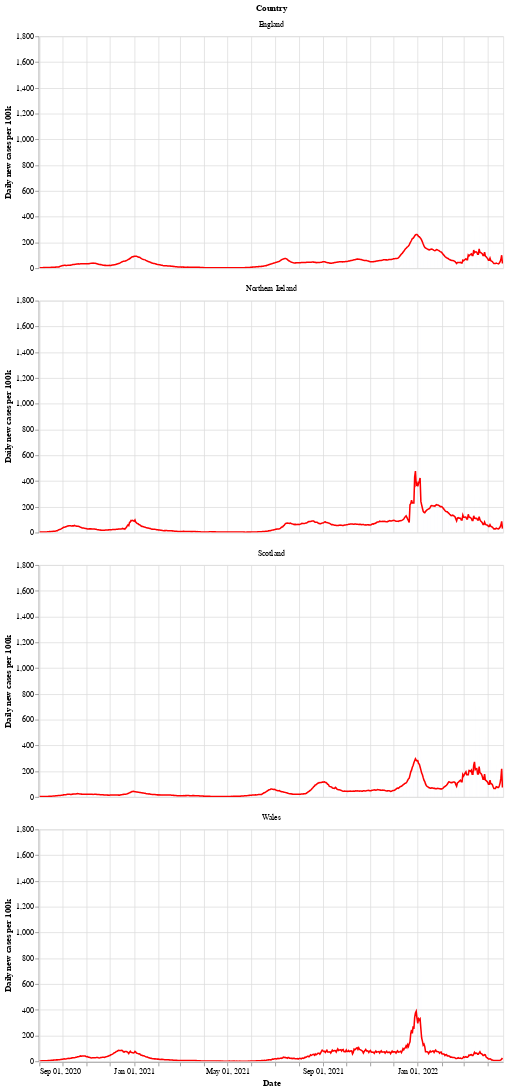

This figure's notebook cell:
### Markdown cell above
Next is a bar chart of the number of new cases in each country (per 100k population), with the 7 day moving average of cases. Again we see that Wales saw a longer period of raising and falling cases compared to the other countries.

After a period of cases falling, each nation is now seeing a rise in the number of cases - especially in Wales.

### Code cell
# collapse
bars = alt.Chart(uk_cases).mark_bar().encode(
    x=alt.X("yearmonthdate(date):T", axis=alt.Axis(title='Date')),
    y=alt.Y("newCasesRate:Q", axis=alt.Axis(title='Daily new cases per 100k')),
    tooltip='newCasesRate',
    color=alt.condition(
        alt.datum.dailyChange > 0,
        alt.value("orange"),  # The positive color
        alt.value("blue")  # The negative color
    )
).properties(title='New cases per 100k population with rolling 7 day average', width=600).interactive()
line = alt.Chart(uk_cases).mark_line(
    color='red',
    size=2,
).transform_window(
    rolling_mean='mean(newCasesRate)',
    frame=[0, 7],
    groupby=['areaName']
).encode(
    x='yearmonthdate(date):T',
    y='rolling_mean:Q'
)
alt.layer(line, bars, data=uk_cases).facet(alt.Row('areaName', title='Country'), columns=1)

### Figure 1 — Vega-Lite specification as saved in the notebook (floating-point values rounded to 4 significant figures; data arrays with more than 128 entries replaced by an {"elided": "..."} marker saying what was removed)
{"config": {"view": {"continuousWidth": 400, "continuousHeight": 300}}, "data": {"name": "data-a6b4aedf3a8dad23fd49a74e271606ea"}, "facet": {"type": "nominal", "field": "areaName", "title": "Country"}, "spec": {"layer": [{"mark": {"type": "line", "color": "red", "size": 2}, "encoding": {"x": {"type": "temporal", "field": "date", "timeUnit": "yearmonthdate"}, "y": {"type": "quantitative", "field": "rolling_mean"}}, "transform": [{"window": [{"op": "mean", "field": "newCasesRate", "as": "rolling_mean"}], "frame": [0, 7], "groupby": ["areaName"]}]}, {"mark": "bar", "encoding": {"color": {"condition": {"value": "orange", "test": "(datum.dailyChange > 0)"}, "value": "blue"}, "tooltip": {"type": "quantitative", "field": "newCasesRate"}, "x": {"type": "temporal", "axis": {"title": "Date"}, "field": "date", "timeUnit": "yearmonthdate"}, "y": {"type": "quantitative", "axis": {"title": "Daily new cases per 100k"}, "field": "newCasesRate"}}, "selection": {"selector002": {"type": "interval", "bind": "scales", "encodings": ["x", "y"]}}, "title": "New cases per 100k population with rolling 7 day average", "width": 600}]}, "columns": 1, "$schema": "https://vega.github.io/schema/vega-lite/v4.8.1.json", "datasets": {"data-a6b4aedf3a8dad23fd49a74e271606ea": {"elided": "2388 records"}}}
